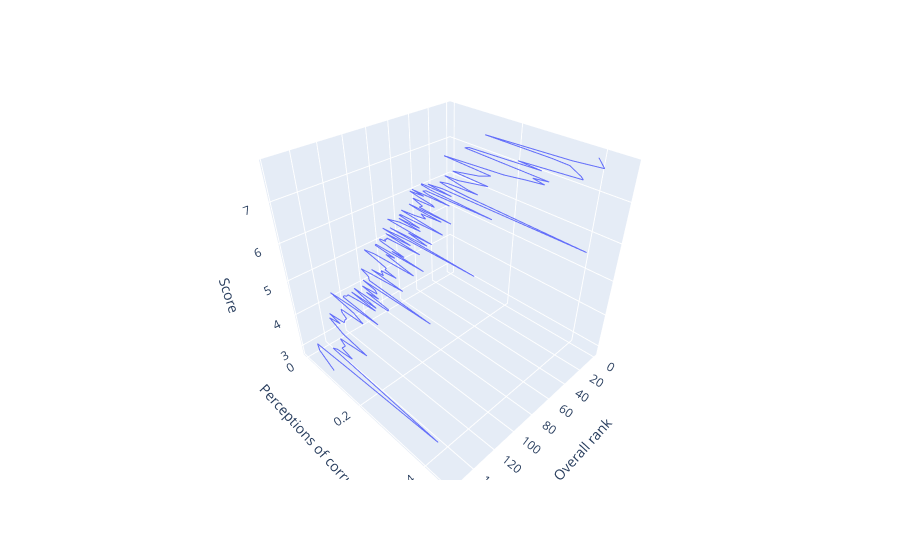

Notebook code cell kept with this figure:
### Code cell
fig = px.line_3d(data, x='Overall rank', y='Perceptions of corruption', z='Score',hover_data=['Country or region'])
fig.show()

### Figure 1 — Plotly figure (JSON) as saved in the notebook; plotly's stock layout.template omitted (floating-point values rounded to 4 significant figures; data arrays with more than 128 entries replaced by an {"elided": "..."} marker saying what was removed)
{"data": [{"customdata": {"elided": "156x1 str values"}, "hovertemplate": "Overall rank=%{x}<br>Perceptions of corruption=%{y}<br>Score=%{z}<br>Country or region=%{customdata[0]}<extra></extra>", "legendgroup": "", "line": {"color": "#636efa", "dash": "solid"}, "marker": {"symbol": "circle"}, "mode": "lines", "name": "", "scene": "scene", "showlegend": false, "type": "scatter3d", "x": {"elided": "156 int values"}, "y": {"elided": "156 float values"}, "z": {"elided": "156 float values"}}], "layout": {"legend": {"tracegroupgap": 0}, "margin": {"t": 60}, "scene": {"domain": {"x": [0, 1], "y": [0, 1]}, "xaxis": {"title": {"text": "Overall rank"}}, "yaxis": {"title": {"text": "Perceptions of corruption"}}, "zaxis": {"title": {"text": "Score"}}}}}
